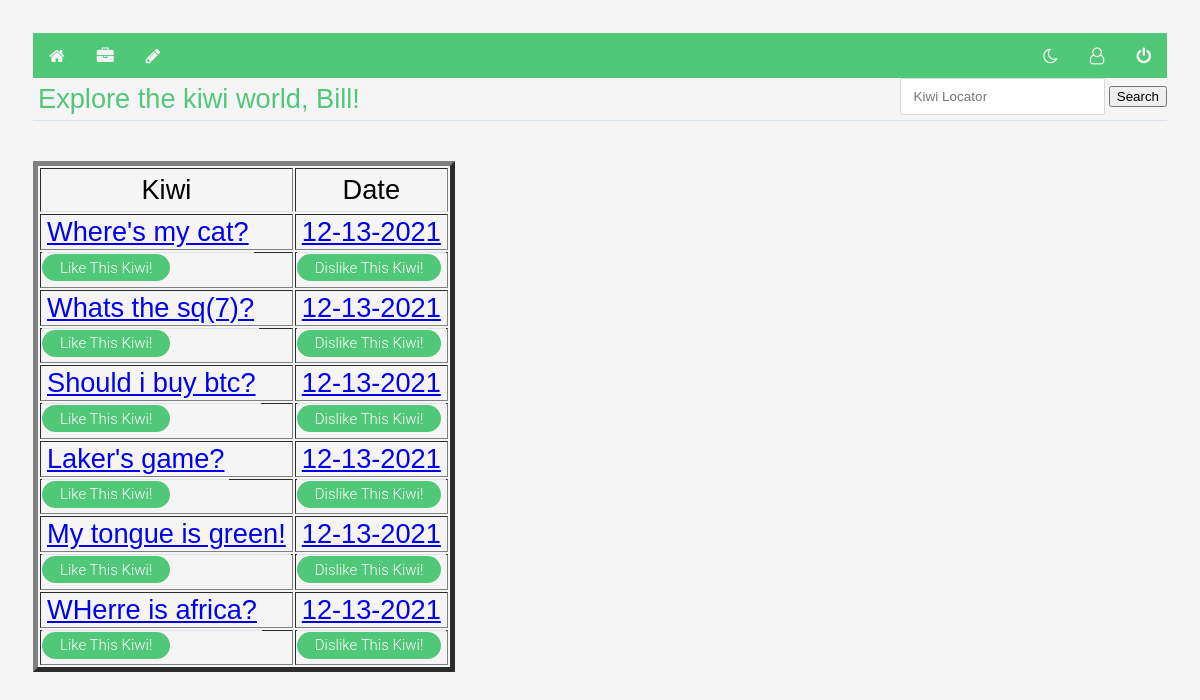
The page /index (signed in) on the database its author committed.
### models.py (models this page shows, shortened)
class Note(db.Model):
    id = db.Column("id", db.Integer, primary_key=True)
    title = db.Column("title", db.String(200))
    text = db.Column("text", db.String(100))
    date = db.Column("date", db.String(50))
    user_id = db.Column(db.Integer,db.ForeignKey("user.id"), nullable = False)
    comments = db.relationship("Comment", backref="note",cascade = "all, delete-orphan", lazy=True)
    score = db.Column("score", db.Integer)
    votes = db.Column("totalVotes", db.Integer)

### flask06.py (the view)
@app.route('/')
@app.route('/index')
def index():
    if session.get('user'):
        all_notes = db.session.query(Note).all()
        return render_template('index.html', notes=all_notes, user=session['user'])
    else:
        return redirect(url_for('register'))

### forms.py
class SearchForm(FlaskForm):
    results = StringField('Results', validators=[DataRequired()])
    submit = SubmitField("Submit")

### flask06.py (called while the page is built)
@app.context_processor
def base():
    form = SearchForm()
    return dict(form=form)

### templates/index.html (shortened to what this page needs)
<!DOCTYPE html>
<html lang="en">
<head>
    <link rel="stylesheet" href="{{ url_for('static', filename='main.css') }}">
    <link rel="stylesheet" href="{{ url_for('static', filename='forms.css') }}">
    <link rel="stylesheet" href="https://cdnjs.cloudflare.com/ajax/libs/font-awesome/4.7.0/css/font-awesome.css">
</head>
<body>
 <div class="topnav">
        <nav>
            <a class="fa fa-home" href="{{url_for('index')}}"></a>
            <a class="fa fa-briefcase" href="{{url_for('get_notes')}}"></a>
            <a class="fa fa-pencil" href="{{url_for('new_note')}}"></a>
            {% if user %}
            <div class="topnav-right">
                <a class="fa fa-moon-o" onclick="myFunction()"></a>
                <a class="fa fa-user-o" href="{{url_for('get_accounts')}}"></a>
                <a class="fa fa-power-off" href="{{url_for('logout')}}"></a>
            </div>
            {% else %}
            <a href="{{url_for('login')}}">Login</a>
            <a href="{{url_for('register')}}">Register</a>
            {% endif %}
        </nav>
    </div>
<body>
    <div class="searchStuff">
        <form method="POST" action="{{ url_for('search')}}" class="searching">
            <input class="form-search" type="search" placeholder="Kiwi Locator" aria-label="Locate" name="results">
            <button class="search-btn" type="submit">Search</button>
        </form>
    </div>
    <h1 class="title">Explore the kiwi world, {{user}}!</h1>
    <table border="5">
        <th class="title">Kiwi</th>
        <th class="title">Date</th>
        {% for note in notes %}
        <tr>
            <td><a class="title" href="{{ url_for('get_note', note_id=note.id) }}">{{ note.title }}</a></td>
            <td><a class="title" href="{{ url_for('get_note', note_id=note.id) }}">{{ note.date }}</a></td>
        </tr>
        <td><a class="button3" href="{{ url_for('get_note', note_id=note.id) }}">Like This Kiwi!</a></td>
        <td><a class="button3" href="{{ url_for('get_note', note_id=note.id) }}">Dislike This Kiwi!</a></td>
        {% endfor %}
    </table>
</body>
</html>

### static/main.css (style rules this page uses)
body { padding: 30px 30px; background: light grey; }
h1 { color: #50C878; }
.topnav { background-color: #50C878; overflow: hidden; }
.topnav a { float: left; color: #f2f2f2; text-align: center; padding: 14px 16px; text-decoration: none; font-size: 17px; }
.topnav-right { float: right; }
.searchStuff { float: right; }
a.button3 { display:inline-block; padding:0.3em 1.2em; margin:0 0.3em 0.3em 0; border-radius:2em; box-sizing: border-box; text-decoration:none; font-family:'Roboto',sans-serif; font-weight:300; color:#FFFFFF; background-color: #50C878; text-align:center; transition: all 0.2s; }
body { padding: 25px; background-color: #F5F5F5; color: black; font-size: 15px; font-family: Helvetica, sans-serif; }

### static/forms.css (style rules this page uses)
form { width: 100%; }
.title { font-size: 1.7rem; font-weight: 300; border-bottom: 1px solid #dbe3ec; padding: 5px; margin: 0 0 40px 0; }
input, textarea { padding: 10px 13px; margin-bottom: 15px; border-radius: 2px; border: 1px solid #d4d9e3; font-weight: 200; color: #4d5060; font-family: 'Poppins', sans-serif; font-size: .9em; }

### rows shown on the page
Note: title "Where's my cat?", date "12-13-2021"
Note: title "Whats the sq(7)?", date "12-13-2021"
Note: title "Should i buy btc?", date "12-13-2021"
Note: title "Laker's game?", date "12-13-2021"
Note: title "My tongue is green!", date "12-13-2021"
Note: title "WHerre is africa?", date "12-13-2021"

### other values the page prints
{{ user }} "Bill"
